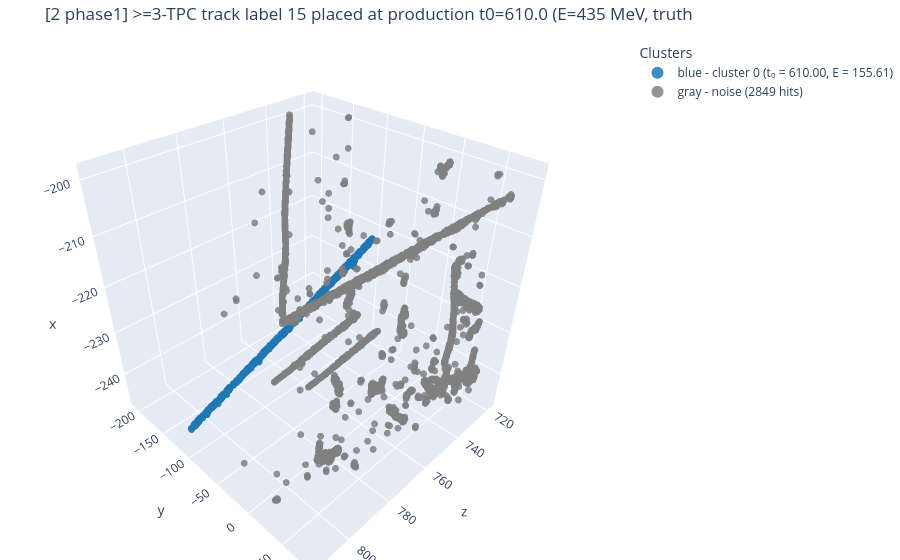
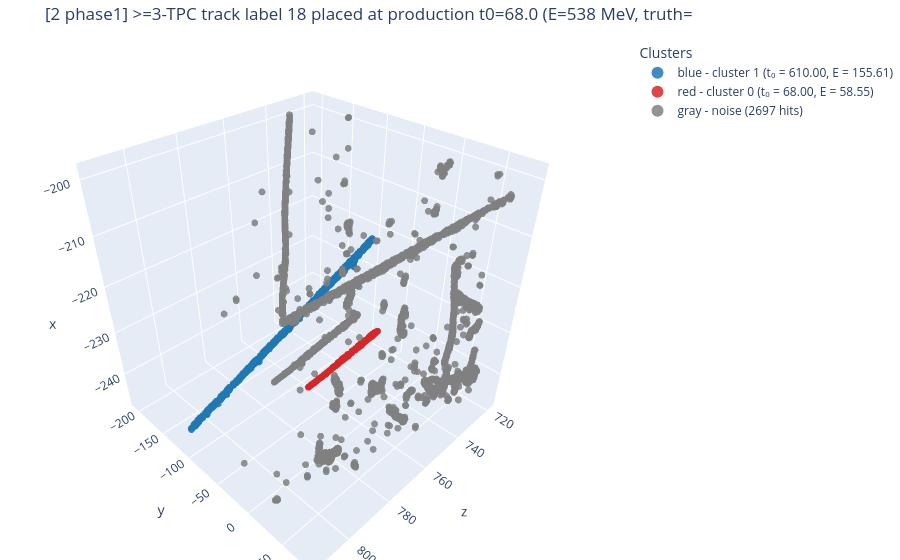
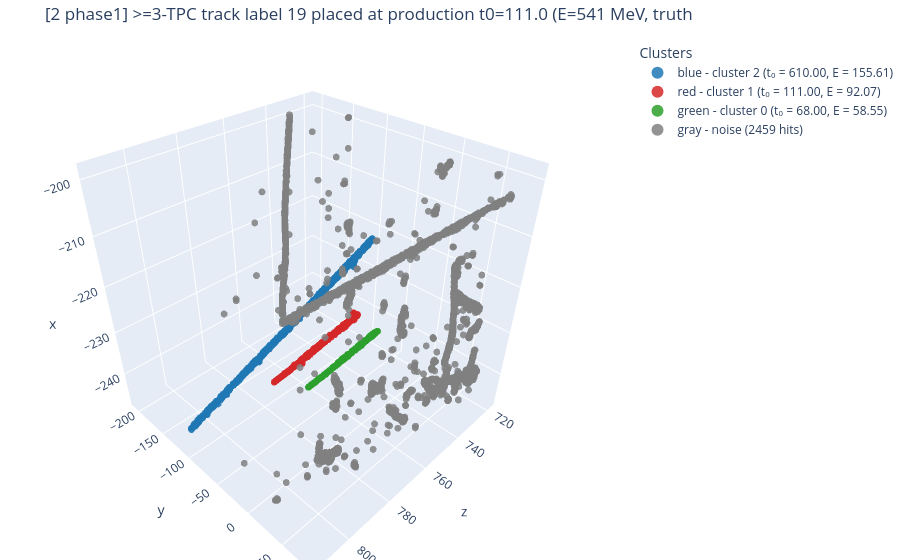
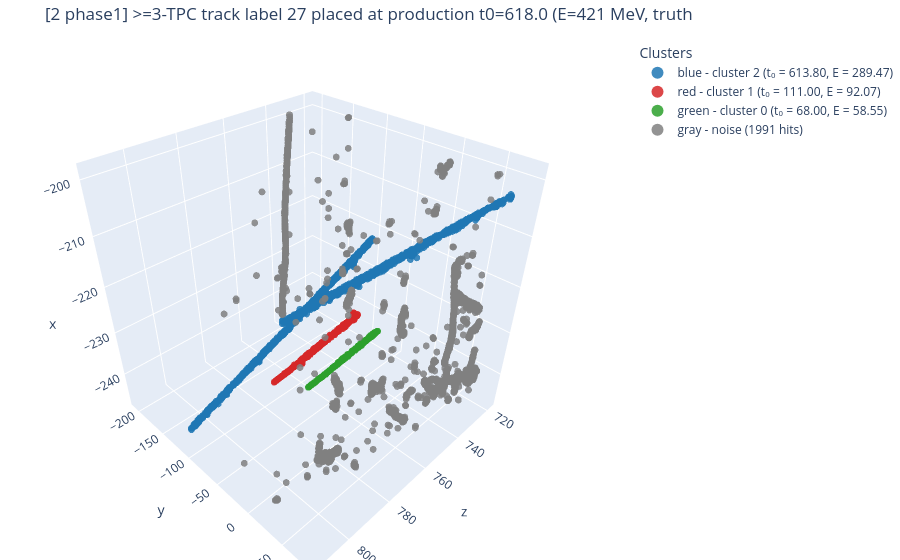

Write notebook code for charts like these, in order.
### Markdown cell above
## Stage 2 + 3.1 — Phase 1, then the merged permutation pool

Stage 2 places the most constrained objects first: **showers**, then **tracks
crossing >= 3 TPCs** (at their production t0). Stage 3.1 then places EVERYTHING
big in one pool — the remaining 1-2-TPC backbone tracks **and every P2-class
cluster** (multi-TPC or > 30 MeV, imaged): seed = most energetic unplaced,
batch = shared-TPC mates within the 40% energy band (cap 5), **all orderings
tried** (up to 120 paths), each placing greedily at its scan optimum; the best
ordering by union-support loss commits its first N-1 members. A commit that
fires the overflow trigger is deferred and re-placed later with more context.
Watch for `P2-class cluster` vs `backbone track` in the frame notes.

### Code cell
W.stack2_backbone(S, show_state)

### Figure 1 — Plotly figure (JSON) as saved in the notebook; plotly's stock layout.template omitted (floating-point values rounded to 4 significant figures; data arrays with more than 128 entries replaced by an {"elided": "..."} marker saying what was removed)
{"data": [{"marker": {"color": "#1f77b4", "line": {"width": 0}, "opacity": 0.85, "size": 4}, "mode": "markers", "name": "blue - cluster 0 (t₀ = 610.00, E = 155.61)", "type": "scatter3d", "x": {"elided": "518 float values"}, "y": {"elided": "518 float values"}, "z": {"elided": "518 float values"}}, {"marker": {"color": "gray", "line": {"width": 0}, "opacity": 0.85, "size": 4}, "mode": "markers", "name": "gray - noise (2849 hits)", "type": "scatter3d", "x": {"elided": "2849 float values"}, "y": {"elided": "2849 float values"}, "z": {"elided": "2849 float values"}}], "layout": {"legend": {"itemsizing": "constant", "title": {"text": "Clusters"}}, "margin": {"b": 0, "l": 0, "r": 0, "t": 40}, "scene": {"xaxis": {"title": {"text": "z"}}, "yaxis": {"title": {"text": "y"}}, "zaxis": {"title": {"text": "x"}}}, "showlegend": true, "title": {"text": "[2 phase1] >=3-TPC track label 15 placed at production t0=610.0 (E=435 MeV, truth"}}}

### Figure 2 — Plotly figure (JSON) as saved in the notebook; plotly's stock layout.template omitted (floating-point values rounded to 4 significant figures; data arrays with more than 128 entries replaced by an {"elided": "..."} marker saying what was removed)
{"data": [{"marker": {"color": "#1f77b4", "line": {"width": 0}, "opacity": 0.85, "size": 4}, "mode": "markers", "name": "blue - cluster 1 (t₀ = 610.00, E = 155.61)", "type": "scatter3d", "x": {"elided": "518 float values"}, "y": {"elided": "518 float values"}, "z": {"elided": "518 float values"}}, {"marker": {"color": "#d62728", "line": {"width": 0}, "opacity": 0.85, "size": 4}, "mode": "markers", "name": "red - cluster 0 (t₀ = 68.00, E = 58.55)", "type": "scatter3d", "x": {"elided": "152 float values"}, "y": {"elided": "152 float values"}, "z": {"elided": "152 float values"}}, {"marker": {"color": "gray", "line": {"width": 0}, "opacity": 0.85, "size": 4}, "mode": "markers", "name": "gray - noise (2697 hits)", "type": "scatter3d", "x": {"elided": "2697 float values"}, "y": {"elided": "2697 float values"}, "z": {"elided": "2697 float values"}}], "layout": {"legend": {"itemsizing": "constant", "title": {"text": "Clusters"}}, "margin": {"b": 0, "l": 0, "r": 0, "t": 40}, "scene": {"xaxis": {"title": {"text": "z"}}, "yaxis": {"title": {"text": "y"}}, "zaxis": {"title": {"text": "x"}}}, "showlegend": true, "title": {"text": "[2 phase1] >=3-TPC track label 18 placed at production t0=68.0 (E=538 MeV, truth="}}}

### Figure 3 — Plotly figure (JSON) as saved in the notebook; plotly's stock layout.template omitted (floating-point values rounded to 4 significant figures; data arrays with more than 128 entries replaced by an {"elided": "..."} marker saying what was removed)
{"data": [{"marker": {"color": "#1f77b4", "line": {"width": 0}, "opacity": 0.85, "size": 4}, "mode": "markers", "name": "blue - cluster 2 (t₀ = 610.00, E = 155.61)", "type": "scatter3d", "x": {"elided": "518 float values"}, "y": {"elided": "518 float values"}, "z": {"elided": "518 float values"}}, {"marker": {"color": "#d62728", "line": {"width": 0}, "opacity": 0.85, "size": 4}, "mode": "markers", "name": "red - cluster 1 (t₀ = 111.00, E = 92.07)", "type": "scatter3d", "x": {"elided": "238 float values"}, "y": {"elided": "238 float values"}, "z": {"elided": "238 float values"}}, {"marker": {"color": "#2ca02c", "line": {"width": 0}, "opacity": 0.85, "size": 4}, "mode": "markers", "name": "green - cluster 0 (t₀ = 68.00, E = 58.55)", "type": "scatter3d", "x": {"elided": "152 float values"}, "y": {"elided": "152 float values"}, "z": {"elided": "152 float values"}}, {"marker": {"color": "gray", "line": {"width": 0}, "opacity": 0.85, "size": 4}, "mode": "markers", "name": "gray - noise (2459 hits)", "type": "scatter3d", "x": {"elided": "2459 float values"}, "y": {"elided": "2459 float values"}, "z": {"elided": "2459 float values"}}], "layout": {"legend": {"itemsizing": "constant", "title": {"text": "Clusters"}}, "margin": {"b": 0, "l": 0, "r": 0, "t": 40}, "scene": {"xaxis": {"title": {"text": "z"}}, "yaxis": {"title": {"text": "y"}}, "zaxis": {"title": {"text": "x"}}}, "showlegend": true, "title": {"text": "[2 phase1] >=3-TPC track label 19 placed at production t0=111.0 (E=541 MeV, truth"}}}

### Figure 4 — Plotly figure (JSON) as saved in the notebook; plotly's stock layout.template omitted (floating-point values rounded to 4 significant figures; data arrays with more than 128 entries replaced by an {"elided": "..."} marker saying what was removed)
{"data": [{"marker": {"color": "#1f77b4", "line": {"width": 0}, "opacity": 0.85, "size": 4}, "mode": "markers", "name": "blue - cluster 2 (t₀ = 613.80, E = 289.47)", "type": "scatter3d", "x": {"elided": "986 float values"}, "y": {"elided": "986 float values"}, "z": {"elided": "986 float values"}}, {"marker": {"color": "#d62728", "line": {"width": 0}, "opacity": 0.85, "size": 4}, "mode": "markers", "name": "red - cluster 1 (t₀ = 111.00, E = 92.07)", "type": "scatter3d", "x": {"elided": "238 float values"}, "y": {"elided": "238 float values"}, "z": {"elided": "238 float values"}}, {"marker": {"color": "#2ca02c", "line": {"width": 0}, "opacity": 0.85, "size": 4}, "mode": "markers", "name": "green - cluster 0 (t₀ = 68.00, E = 58.55)", "type": "scatter3d", "x": {"elided": "152 float values"}, "y": {"elided": "152 float values"}, "z": {"elided": "152 float values"}}, {"marker": {"color": "gray", "line": {"width": 0}, "opacity": 0.85, "size": 4}, "mode": "markers", "name": "gray - noise (1991 hits)", "type": "scatter3d", "x": {"elided": "1991 float values"}, "y": {"elided": "1991 float values"}, "z": {"elided": "1991 float values"}}], "layout": {"legend": {"itemsizing": "constant", "title": {"text": "Clusters"}}, "margin": {"b": 0, "l": 0, "r": 0, "t": 40}, "scene": {"xaxis": {"title": {"text": "z"}}, "yaxis": {"title": {"text": "y"}}, "zaxis": {"title": {"text": "x"}}}, "showlegend": true, "title": {"text": "[2 phase1] >=3-TPC track label 27 placed at production t0=618.0 (E=421 MeV, truth"}}}
